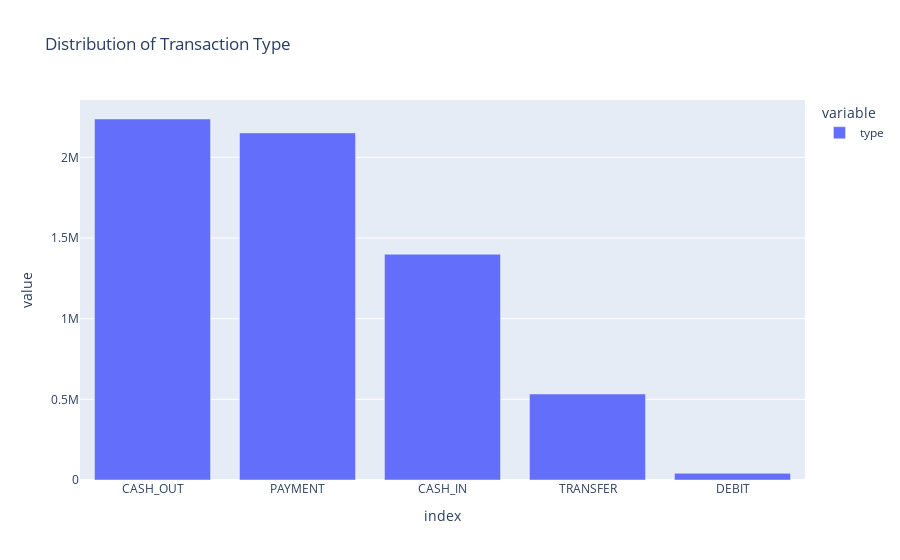

The code cell stored with this chart in its notebook:
### Markdown cell above
# Data Vizualization

### Code cell
type = raw_data["type"].value_counts()
transactions = type.index
quantity = type.values

import plotly.express as px
figure = px.bar(type, title="Distribution of Transaction Type")
figure.show()

### Figure 1 — Plotly figure (JSON) as saved in the notebook; plotly's stock layout.template omitted (floating-point values rounded to 4 significant figures)
{"data": [{"alignmentgroup": "True", "hovertemplate": "variable=type<br>index=%{x}<br>value=%{y}<extra></extra>", "legendgroup": "type", "marker": {"color": "#636efa", "pattern": {"shape": ""}}, "name": "type", "offsetgroup": "type", "orientation": "v", "showlegend": true, "textposition": "auto", "type": "bar", "x": ["CASH_OUT", "PAYMENT", "CASH_IN", "TRANSFER", "DEBIT"], "xaxis": "x", "y": [2237500, 2151495, 1399284, 532909, 41432], "yaxis": "y"}], "layout": {"barmode": "relative", "legend": {"title": {"text": "variable"}, "tracegroupgap": 0}, "title": {"text": "Distribution of Transaction Type"}, "xaxis": {"anchor": "y", "domain": [0, 1], "title": {"text": "index"}}, "yaxis": {"anchor": "x", "domain": [0, 1], "title": {"text": "value"}}}}
